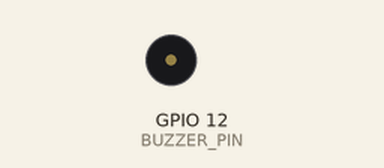
Bench run of a program on a simulated Raspberry Pi (BCM pin numbers). Shown: buzzer (waves = sounding). What the program prints to the terminal is not drawn. At 4.4 s the program stops and its outputs stay as they are.

Above: at 0.1 s.
At 2.7 s:
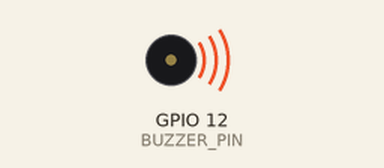
Timing chart, 0 to 4.7 s (numbered marks = the images above):
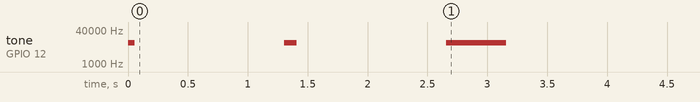

The program:

beeper.py
```python
#!/usr/bin/env python3
"""
buzzer.py  —  Magnetic buzzer driver with sine-table PWM modulation.
--------------------------------------------------------------------
Drives a 42 Ω CEM-1203 passive magnetic buzzer via an MMBT3904 NPN transistor
on GPIO 12, using lgpio software PWM at a 10 kHz carrier (lgpio maximum).  The
duty cycle is modulated by a pre-built 256-entry sine table to produce audio in
the 110–2200 Hz range with smooth 10–20 ms attack and decay envelopes.

Hardware
--------
  GPIO 12 (BCM, pin 32) → base resistor → MMBT3904 base
  MMBT3904 collector → buzzer → 3.3 V
  MMBT3904 emitter  → GND

PWM principle
-------------
  Carrier at 10 kHz (lgpio software PWM ceiling): the buzzer diaphragm cannot
  follow 10 kHz and responds instead to the time-averaged duty cycle.  Modulating
  the duty cycle sinusoidally at audio frequency (110–2200 Hz) creates the
  audible tone.  Note: 10 kHz is at the upper edge of hearing; a faint carrier
  tone may be audible at high volume.

  Duty = 50 % (quiescent, no AC component) → near-silent.
  Duty = 50 ± 40 % (full swing) → maximum audio output.

  Attack and decay ramp the ± swing linearly 0 → 1 and 1 → 0, eliminating
  clicks at onset and offset.

Usage
-----
    from buzzer import sound_alert, cleanup

    sound_alert(freq_hz=440.0, volume=1.0, duration=1.0)
    cleanup()                    # call at program exit

    python3 dev/buzzer.py        # runs built-in test sequence
    python3 dev/buzzer.py --freq 880 --volume 0.5 --duration 2.0
"""

import lgpio
import math
import time

# ── Hardware ──────────────────────────────────────────────────────────────────
BUZZER_PIN = 12        # BCM GPIO — MMBT3904 base driver
CHIP       = 0         # /dev/gpiochip0
CARRIER_HZ = 10_000    # PWM carrier frequency (Hz) — lgpio software PWM max

# ── Sine table (256 entries, built once at module load) ───────────────────────
# Stores amplitude only (no DC offset).  Range: ±40.0 (percent of duty cycle).
# Actual duty at each step = 50.0 + envelope × volume × SINE_TABLE[idx]
_N         = 256
SINE_TABLE: list[float] = [
    40.0 * math.sin(2.0 * math.pi * i / _N)
    for i in range(_N)
]

# ── lgpio handle (opened at import time) ──────────────────────────────────────
_h = lgpio.gpiochip_open(CHIP)
lgpio.gpio_claim_output(_h, BUZZER_PIN)


# ── Public API ────────────────────────────────────────────────────────────────

def sound_alert(
    freq_hz:   float = 440.0,
    volume:    float = 1.0,
    duration:  float = 1.0,
    attack_ms: float = 15.0,
    decay_ms:  float = 15.0,
) -> None:
    """
    Sound the buzzer with a sine-modulated 20 kHz PWM carrier.

    Blocks the calling thread for duration seconds.  Wrap in
    threading.Thread if non-blocking behaviour is needed.

    Args:
        freq_hz:   Audio frequency in Hz.  Clamped to 110–2200 Hz.
        volume:    Amplitude 0.0 (silent) to 1.0 (full ±40 % duty swing).
        duration:  Total duration in seconds.
        attack_ms: Linear attack ramp in milliseconds (10–20 ms recommended).
        decay_ms:  Linear decay ramp in milliseconds (10–20 ms recommended).

    Examples:
        sound_alert()                               # 440 Hz, 1 s, full volume
        sound_alert(880.0, volume=0.5, duration=0.5)
    """
    volume  = max(0.0, min(1.0, volume))
    freq_hz = max(110.0, min(2_200.0, freq_hz))

    attack_s = attack_ms * 0.001
    decay_s  = decay_ms  * 0.001

    # Adaptive stepping: advance the sine table by 'step' entries per update,
    # targeting ~8 000 duty-cycle updates per second.
    # step_s ≈ 125 µs regardless of audio frequency.
    step   = max(1, round(freq_hz * _N / 8_000))
    step_s = step / (freq_hz * _N)

    t_start       = time.monotonic()
    t_end         = t_start + duration
    t_attack_end  = t_start + attack_s
    t_decay_start = t_end   - decay_s

    idx    = 0
    t_next = t_start

    # Tight busy-poll — no time.sleep() to avoid scheduler jitter.
    while True:
        now = time.monotonic()
        if now >= t_end:
            break

        if now >= t_next:
            if now < t_attack_end:
                env = (now - t_start) / attack_s
            elif now > t_decay_start:
                env = (t_end - now) / decay_s
            else:
                env = 1.0

            duty = 50.0 + max(0.0, min(1.0, env)) * volume * SINE_TABLE[idx]
            lgpio.tx_pwm(_h, BUZZER_PIN, CARRIER_HZ, duty)

            idx    = (idx + step) % _N
            t_next += step_s

    lgpio.tx_pwm(_h, BUZZER_PIN, CARRIER_HZ, 0.0)   # transistor fully off


def beep(freq=2200, volume = 0.3, duration = 0.5, attack=20, decay=20):
    # make an alarm sound
    sound_alert(freq, volume, duration,
                        attack, decay)
def click(freq=880, volume = 0.2, duration = 0.1, attack=15, decay=40):
    # make an alarm sound
    sound_alert(freq, volume, duration,
                        attack, decay)

def cleanup() -> None:
    """Silence the buzzer and release the lgpio chip handle."""
    lgpio.tx_pwm(_h, BUZZER_PIN, CARRIER_HZ, 0.0)
    lgpio.gpiochip_close(_h)


# ── Self-test ─────────────────────────────────────────────────────────────────

if __name__ == "__main__":
    import argparse

    parser = argparse.ArgumentParser(
        description="Test the sine-table PWM buzzer.")
    parser.add_argument("--freq",     type=float, default=0.0,
                        help="Single frequency Hz (0 = run test sequence)")
    parser.add_argument("--volume",   type=float, default=1.0,
                        help="Volume 0.0–1.0 (default 1.0)")
    parser.add_argument("--duration", type=float, default=1.0,
                        help="Duration in seconds (default 1.0)")
    parser.add_argument("--attack",   type=float, default=15.0,
                        help="Attack ms (default 15)")
    parser.add_argument("--decay",    type=float, default=15.0,
                        help="Decay ms (default 15)")
    args = parser.parse_args()

    try:
        if args.freq > 0:
            print(f"{args.freq:.0f} Hz  vol={args.volume}  {args.duration:.1f}s")
            sound_alert(args.freq, args.volume, args.duration,
                        args.attack, args.decay)
        else:
            tests = [ # freq, vol, duration, label
                # (110.0,  0.5, 0.1, "110 Hz — low A, full volume"),
                # (440.0,  0.5, 0.1, "440 Hz — concert A, full volume"),
                (880.0,  0.5, 0.05, "880 Hz — octave up, half volume"),
                (1760.0, 0.5, 0.1, "1800 Hz — near buzzer resonance"),
                #(1880.0, 0.5, 0.1, "1900 Hz — near buzzer resonance"),
                # (2000.0, 0.5, 0.1, "2000 Hz — near buzzer resonance"),
                (2200.0, 0.2, 0.5, "2200 Hz — near buzzer resonance"),
            ]
            for freq, vol, dur, label in tests:
                print(f"  {label}")
                sound_alert(freq, vol, dur, args.attack, args.decay)
                time.sleep(1.25)
    finally:
        cleanup()
```

Measured:
- by itself, tone on GPIO 12 (BUZZER_PIN): goes 10000 Hz 0.05 s, silent 1.3 s, 10000 Hz 0.10 s, silent 1.3 s, 10000 Hz 0.50 s, then silent
